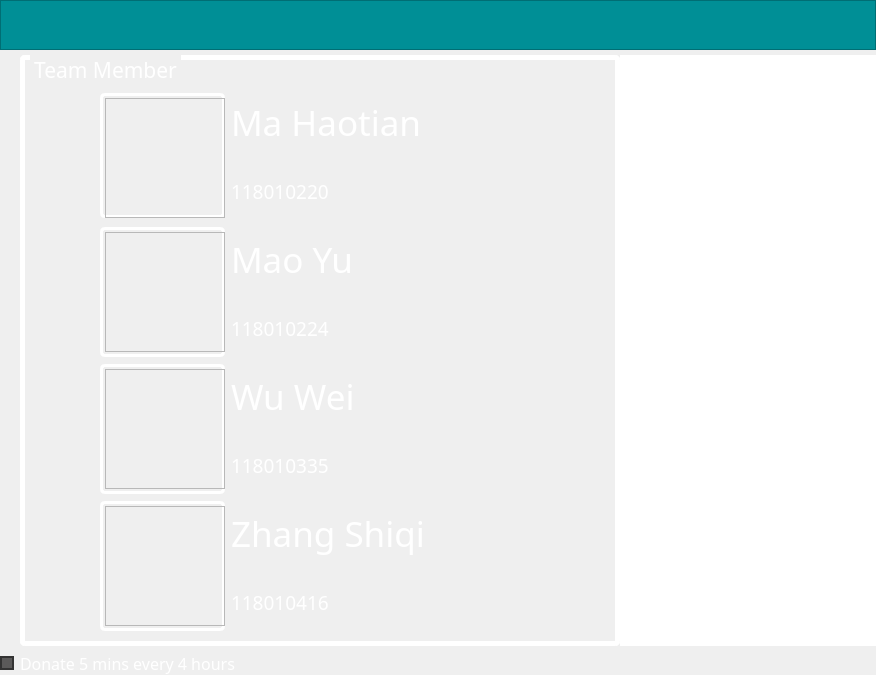
          <widget class="QWidget" name="pageHelp">
           <layout class="QVBoxLayout" name="verticalLayout_37">
            <property name="spacing">
             <number>0</number>
            </property>
            <property name="leftMargin">
             <number>0</number>
            </property>
            <property name="topMargin">
             <number>0</number>
            </property>
            <property name="rightMargin">
             <number>0</number>
            </property>
            <property name="bottomMargin">
             <number>0</number>
            </property>
            <item>
             <widget class="QFrame" name="frameMonitorBar_3">
              <property name="minimumSize">
               <size>
                <width>0</width>
                <height>50</height>
               </size>
              </property>
              <property name="maximumSize">
               <size>
                <width>16777215</width>
                <height>50</height>
               </size>
              </property>
              <property name="styleSheet">
               <string notr="true">background:#008F96;</string>
              </property>
              <property name="frameShape">
               <enum>QFrame::StyledPanel</enum>
              </property>
              <property name="frameShadow">
               <enum>QFrame::Raised</enum>
              </property>
              <layout class="QHBoxLayout" name="horizontalLayout_49">
               <property name="spacing">
                <number>0</number>
               </property>
               <property name="leftMargin">
                <number>0</number>
               </property>
               <property name="topMargin">
                <number>0</number>
               </property>
               <property name="rightMargin">
                <number>0</number>
               </property>
               <property name="bottomMargin">
                <number>0</number>
               </property>
              </layout>
             </widget>
            </item>
            <item>
             <layout class="QHBoxLayout" name="horizontalLayout_61">
              <property name="leftMargin">
               <number>20</number>
              </property>
              <property name="topMargin">
               <number>5</number>
              </property>
              <property name="bottomMargin">
               <number>5</number>
              </property>
              <item>
               <widget class="QGroupBox" name="groupBox_19">
                <property name="minimumSize">
                 <size>
                  <width>600</width>
                  <height>580</height>
                 </size>
                </property>
                <property name="font">
                 <font>
                  <family>Berlin Sans FB</family>
                  <pointsize>16</pointsize>
                 </font>
                </property>
                <property name="layoutDirection">
                 <enum>Qt::LeftToRight</enum>
                </property>
                <property name="styleSheet">
                 <string notr="true">QGroupBox::title{
	color : white;
	left: 10px;
	margin-left: 0px;
	padding: 0 1px;
}

QGroupBox{
	border-width: 5px;
	border-style: solid;
	border-color: white;
	margin-top: 0.5ex;
	border-radius: 5px;
}</string>
                </property>
                <property name="title">
                 <string>Team Member</string>
                </property>
                <layout class="QGridLayout" name="gridLayout_64">
                 <property name="leftMargin">
                  <number>0</number>
                 </property>
                 <property name="topMargin">
                  <number>30</number>
                 </property>
                 <item row="0" column="0">
                  <layout class="QVBoxLayout" name="verticalLayout_32">
                   <item>
                    <layout class="QHBoxLayout" name="horizontalLayout_57">
                     <item>
                      <widget class="QGroupBox" name="groupBox_20">
                       <property name="minimumSize">
                        <size>
                         <width>125</width>
                         <height>125</height>
                        </size>
                       </property>
                       <property name="maximumSize">
                        <size>
                         <width>125</width>
                         <height>125</height>
                        </size>
                       </property>
                       <property name="styleSheet">
                        <string notr="true">QGroupBox::title{
	color : white;
	left: 10px;
	margin-left: 0px;
	padding: 0 1px;
}

QGroupBox{
	border-width: 3px;
	border-style: solid;
	border-color: white;
	margin-top: 0.5ex;
	border-radius: 5px;
	background: rgb(0,0,0,0);
}</string>
                       </property>
                       <property name="title">
                        <string/>
                       </property>
                       <layout class="QGridLayout" name="gridLayout_65">
                        <property name="leftMargin">
                         <number>0</number>
                        </property>
                        <property name="topMargin">
                         <number>0</number>
                        </property>
                        <property name="rightMargin">
                         <number>0</number>
                        </property>
                        <property name="bottomMargin">
                         <number>0</number>
                        </property>
                        <property name="spacing">
                         <number>0</number>
                        </property>
                        <item row="0" column="0">
                         <widget class="QFrame" name="frame_48">
                          <property name="minimumSize">
                           <size>
                            <width>120</width>
                            <height>120</height>
                           </size>
                          </property>
                          <property name="maximumSize">
                           <size>
                            <width>120</width>
                            <height>130</height>
                           </size>
                          </property>
                          <property name="styleSheet">
                           <string notr="true">QFrame
{
   border-image: url(:/icons/icos/MaHaotian.jpg) 0 0 0 0 stretch stretch;
   border-width: 0px;
}</string>
                          </property>
                          <property name="frameShape">
                           <enum>QFrame::StyledPanel</enum>
                          </property>
                          <property name="frameShadow">
                           <enum>QFrame::Raised</enum>
                          </property>
                         </widget>
                        </item>
                       </layout>
                      </widget>
                     </item>
                     <item>
                      <layout class="QVBoxLayout" name="verticalLayout_33">
                       <item>
                        <widget class="QLabel" name="label_72">
                         <property name="sizePolicy">
                          <sizepolicy hsizetype="Fixed" vsizetype="Preferred">
                           <horstretch>0</horstretch>
                           <verstretch>0</verstretch>
                          </sizepolicy>
                         </property>
                         <property name="minimumSize">
                          <size>
                           <width>300</width>
                           <height>65</height>
                          </size>
                         </property>
                         <property name="font">
                          <font>
                           <family>Berlin Sans FB</family>
                           <pointsize>26</pointsize>
                          </font>
                         </property>
                         <property name="styleSheet">
                          <string notr="true">color : white;</string>
                         </property>
                         <property name="text">
                          <string>Ma Haotian</string>
                         </property>
                        </widget>
                       </item>
                       <item>
                        <widget class="QLabel" name="label_73">
                         <property name="sizePolicy">
                          <sizepolicy hsizetype="Fixed" vsizetype="Preferred">
                           <horstretch>0</horstretch>
                           <verstretch>0</verstretch>
                          </sizepolicy>
                         </property>
                         <property name="minimumSize">
                          <size>
                           <width>100</width>
                           <height>60</height>
                          </size>
                         </property>
                         <property name="font">
                          <font>
                           <family>Berlin Sans FB</family>
                           <pointsize>14</pointsize>
                          </font>
                         </property>
                         <property name="styleSheet">
                          <string notr="true">color : white;</string>
                         </property>
                         <property name="text">
                          <string>118010220</string>
                         </property>
                        </widget>
                       </item>
                      </layout>
                     </item>
                    </layout>
                   </item>
                   <item>
                    <layout class="QHBoxLayout" name="horizontalLayout_58">
                     <item>
                      <widget class="QGroupBox" name="groupBox_21">
                       <property name="minimumSize">
                        <size>
                         <width>125</width>
                         <height>125</height>
                        </size>
                       </property>
                       <property name="maximumSize">
                        <size>
                         <width>125</width>
                         <height>130</height>
                        </size>
                       </property>
                       <property name="styleSheet">
                        <string notr="true">QGroupBox::title{
	color : white;
	left: 10px;
	margin-left: 0px;
	padding: 0 1px;
}

QGroupBox{
	border-width: 3px;
	border-style: solid;
	border-color: white;
	margin-top: 0.5ex;
	border-radius: 5px;
	background: rgb(0,0,0,0);
}</string>
                       </property>
                       <property name="title">
                        <string/>
                       </property>
                       <layout class="QGridLayout" name="gridLayout_66">
                        <property name="leftMargin">
                         <number>0</number>
                        </property>
                        <property name="topMargin">
                         <number>0</number>
                        </property>
                        <property name="rightMargin">
                         <number>0</number>
                        </property>
                        <property name="bottomMargin">
                         <number>0</number>
                        </property>
                        <property name="spacing">
                         <number>0</number>
                        </property>
                        <item row="0" column="0">
                         <widget class="QFrame" name="frame_49">
                          <property name="minimumSize">
                           <size>
                            <width>120</width>
                            <height>120</height>
                           </size>
                          </property>
                          <property name="styleSheet">
                           <string notr="true">QFrame
{
   border-image: url(:/icons/icos/MaoYu.jpg) 0 0 0 0 stretch stretch;
   border-width: 0px;
}</string>
                          </property>
                          <property name="frameShape">
                           <enum>QFrame::StyledPanel</enum>
                          </property>
                          <property name="frameShadow">
                           <enum>QFrame::Raised</enum>
                          </property>
                         </widget>
                        </item>
                       </layout>
                      </widget>
                     </item>
                     <item>
                      <layout class="QVBoxLayout" name="verticalLayout_34">
                       <item>
                        <widget class="QLabel" name="label_74">
                         <property name="sizePolicy">
                          <sizepolicy hsizetype="Fixed" vsizetype="Preferred">
                           <horstretch>0</horstretch>
                           <verstretch>0</verstretch>
                          </sizepolicy>
                         </property>
                         <property name="minimumSize">
                          <size>
                           <width>300</width>
                           <height>65</height>
                          </size>
                         </property>
                         <property name="font">
                          <font>
                           <family>Berlin Sans FB</family>
                           <pointsize>26</pointsize>
                          </font>
                         </property>
                         <property name="styleSheet">
                          <string notr="true">color : white;</string>
                         </property>
                         <property name="text">
                          <string>Mao Yu</string>
                         </property>
                        </widget>
                       </item>
                       <item>
                        <widget class="QLabel" name="label_75">
                         <property name="sizePolicy">
                          <sizepolicy hsizetype="Fixed" vsizetype="Preferred">
                           <horstretch>0</horstretch>
                           <verstretch>0</verstretch>
                          </sizepolicy>
                         </property>
                         <property name="minimumSize">
                          <size>
                           <width>100</width>
                           <height>60</height>
                          </size>
                         </property>
                         <property name="font">
                          <font>
                           <family>Berlin Sans FB</family>
                           <pointsize>14</pointsize>
                          </font>
                         </property>
                         <property name="styleSheet">
                          <string notr="true">color : white;</string>
                         </property>
                         <property name="text">
                          <string>118010224</string>
                         </property>
                        </widget>
                       </item>
                      </layout>
                     </item>
                    </layout>
                   </item>
                   <item>
                    <layout class="QHBoxLayout" name="horizontalLayout_59">
                     <item>
                      <widget class="QGroupBox" name="groupBox_22">
                       <property name="minimumSize">
                        <size>
                         <width>125</width>
                         <height>125</height>
                        </size>
                       </property>
                       <property name="maximumSize">
                        <size>
                         <width>125</width>
                         <height>130</height>
                        </size>
                       </property>
                       <property name="styleSheet">
                        <string notr="true">QGroupBox::title{
	color : white;
	left: 10px;
	margin-left: 0px;
	padding: 0 1px;
}

QGroupBox{
	border-width: 3px;
	border-style: solid;
	border-color: white;
	margin-top: 0.5ex;
	border-radius: 5px;
	background: rgb(0,0,0,0);
}</string>
                       </property>
                       <property name="title">
                        <string/>
                       </property>
                       <layout class="QGridLayout" name="gridLayout_67">
                        <property name="leftMargin">
                         <number>0</number>
                        </property>
                        <property name="topMargin">
                         <number>0</number>
                        </property>
                        <property name="rightMargin">
                         <number>0</number>
                        </property>
                        <property name="bottomMargin">
                         <number>0</number>
                        </property>
                        <property name="spacing">
                         <number>0</number>
                        </property>
                        <item row="0" column="0">
                         <widget class="QFrame" name="frame_50">
                          <property name="minimumSize">
                           <size>
                            <width>120</width>
                            <height>120</height>
                           </size>
                          </property>
                          <property name="styleSheet">
                           <string notr="true">QFrame
{
   border-image: url(:/icons/icos/WuWei.jpg) 0 0 0 0 stretch stretch;
   border-width: 0px;
}</string>
                          </property>
                          <property name="frameShape">
                           <enum>QFrame::StyledPanel</enum>
                          </property>
                          <property name="frameShadow">
                           <enum>QFrame::Raised</enum>
                          </property>
                         </widget>
                        </item>
                       </layout>
                      </widget>
                     </item>
                     <item>
                      <layout class="QVBoxLayout" name="verticalLayout_35">
                       <item>
                        <widget class="QLabel" name="label_76">
                         <property name="sizePolicy">
                          <sizepolicy hsizetype="Fixed" vsizetype="Preferred">
                           <horstretch>0</horstretch>
                           <verstretch>0</verstretch>
                          </sizepolicy>
                         </property>
                         <property name="minimumSize">
                          <size>
                           <width>300</width>
                           <height>65</height>
                          </size>
                         </property>
                         <property name="font">
                          <font>
                           <family>Berlin Sans FB</family>
                           <pointsize>26</pointsize>
                          </font>
                         </property>
                         <property name="styleSheet">
                          <string notr="true">color : white;</string>
                         </property>
                         <property name="text">
                          <string>Wu Wei</string>
                         </property>
                        </widget>
                       </item>
                       <item>
                        <widget class="QLabel" name="label_77">
                         <property name="sizePolicy">
                          <sizepolicy hsizetype="Fixed" vsizetype="Preferred">
                           <horstretch>0</horstretch>
                           <verstretch>0</verstretch>
                          </sizepolicy>
                         </property>
                         <property name="minimumSize">
                          <size>
                           <width>100</width>
                           <height>60</height>
                          </size>
                         </property>
                         <property name="font">
                          <font>
                           <family>Berlin Sans FB</family>
                           <pointsize>14</pointsize>
                          </font>
                         </property>
                         <property name="styleSheet">
                          <string notr="true">color : white;</string>
                         </property>
                         <property name="text">
                          <string>118010335</string>
                         </property>
                        </widget>
                       </item>
                      </layout>
                     </item>
                    </layout>
                   </item>
                   <item>
                    <layout class="QHBoxLayout" name="horizontalLayout_60">
                     <item>
                      <widget class="QGroupBox" name="groupBox_23">
                       <property name="minimumSize">
                        <size>
                         <width>125</width>
                         <height>125</height>
                        </size>
                       </property>
                       <property name="maximumSize">
                        <size>
                         <width>125</width>
                         <height>130</height>
                        </size>
                       </property>
                       <property name="styleSheet">
                        <string notr="true">QGroupBox::title{
	color : white;
	left: 10px;
	margin-left: 0px;
	padding: 0 1px;
}

QGroupBox{
	border-width: 3px;
	border-style: solid;
	border-color: white;
	margin-top: 0.5ex;
	border-radius: 5px;
	background: rgb(0,0,0,0);
}</string>
                       </property>
                       <property name="title">
                        <string/>
                       </property>
                       <layout class="QGridLayout" name="gridLayout_68">
                        <property name="leftMargin">
                         <number>0</number>
                        </property>
                        <property name="topMargin">
                         <number>0</number>
                        </property>
                        <property name="rightMargin">
                         <number>0</number>
                        </property>
                        <property name="bottomMargin">
                         <number>0</number>
                        </property>
                        <property name="spacing">
                         <number>0</number>
                        </property>
                        <item row="0" column="0">
                         <widget class="QFrame" name="frame_51">
                          <property name="minimumSize">
                           <size>
                            <width>120</width>
                            <height>120</height>
                           </size>
                          </property>
                          <property name="styleSheet">
                           <string notr="true">QFrame
{
   border-image: url(:/icons/icos/ZhangShiqi.jpg) 0 0 0 0 stretch stretch;
   border-width: 0px;
}</string>
                          </property>
                          <property name="frameShape">
                           <enum>QFrame::StyledPanel</enum>
                          </property>
                          <property name="frameShadow">
                           <enum>QFrame::Raised</enum>
                          </property>
                         </widget>
                        </item>
                       </layout>
                      </widget>
                     </item>
                     <item>
                      <layout class="QVBoxLayout" name="verticalLayout_36">
                       <item>
                        <widget class="QLabel" name="label_78">
                         <property name="sizePolicy">
                          <sizepolicy hsizetype="Fixed" vsizetype="Preferred">
                           <horstretch>0</horstretch>
                           <verstretch>0</verstretch>
                          </sizepolicy>
                         </property>
                         <property name="minimumSize">
                          <size>
                           <width>300</width>
                           <height>65</height>
                          </size>
                         </property>
                         <property name="font">
                          <font>
                           <family>Berlin Sans FB</family>
                           <pointsize>26</pointsize>
                          </font>
                         </property>
                         <property name="styleSheet">
                          <string notr="true">color : white;</string>
                         </property>
                         <property name="text">
                          <string>Zhang Shiqi</string>
                         </property>
                        </widget>
                       </item>
                       <item>
                        <widget class="QLabel" name="label_79">
                         <property name="sizePolicy">
                          <sizepolicy hsizetype="Fixed" vsizetype="Preferred">
                           <horstretch>0</horstretch>
                           <verstretch>0</verstretch>
                          </sizepolicy>
                         </property>
                         <property name="minimumSize">
                          <size>
                           <width>100</width>
                           <height>60</height>
                          </size>
                         </property>
                         <property name="font">
                          <font>
                           <family>Berlin Sans FB</family>
                           <pointsize>14</pointsize>
                          </font>
                         </property>
                         <property name="styleSheet">
                          <string notr="true">color : white;</string>
                         </property>
                         <property name="text">
                          <string>118010416</string>
                         </property>
                        </widget>
                       </item>
                      </layout>
                     </item>
                    </layout>
                   </item>
                  </layout>
                 </item>
                </layout>
               </widget>
              </item>
              <item>
               <widget class="QPlainTextEdit" name="plainTextEditHelpPage">
                <property name="font">
                 <font>
                  <family>Berlin Sans FB</family>
                  <pointsize>16</pointsize>
                 </font>
                </property>
                <property name="styleSheet">
                 <string notr="true">QPlainTextEdit{
	position:center;
	color:white;
}
 QScrollBar:horizontal
 {
     height: 15px;
     margin: 3px 15px 3px 15px;
     border: 1px transparent #2A2929;
     border-radius: 4px;
     background-color: rgb(0, 143, 150);
 }

 QScrollBar::handle:horizontal
 {
     background-color: rgb(51,51,51,220);
     min-width: 5px;
     border-radius: 4px;
 }

 QScrollBar::add-line:horizontal
 {
     margin: 0px 3px 0px 3px;
     border-image: url(:/qss_icons/rc/right_arrow_disabled.png);
     width: 10px;
     height: 10px;
     subcontrol-position: right;
     subcontrol-origin: margin;
 }

 QScrollBar::sub-line:horizontal
 {
     margin: 0px 3px 0px 3px;
     border-image: url(:/qss_icons/rc/left_arrow_disabled.png);
     height: 10px;
     width: 10px;
     subcontrol-position: left;
     subcontrol-origin: margin;
 }

 QScrollBar::add-line:horizontal:hover,QScrollBar::add-line:horizontal:on
 {
     border-image: url(:/qss_icons/rc/right_arrow.png);
     height: 10px;
     width: 10px;
     subcontrol-position: right;
     subcontrol-origin: margin;
 }


 QScrollBar::sub-line:horizontal:hover, QScrollBar::sub-line:horizontal:on
 {
     border-image: url(:/qss_icons/rc/left_arrow.png);
     height: 10px;
     width: 10px;
     subcontrol-position: left;
     subcontrol-origin: margin;
 }

 QScrollBar::up-arrow:horizontal, QScrollBar::down-arrow:horizontal
 {
     background: none;
 }


 QScrollBar::add-page:horizontal, QScrollBar::sub-page:horizontal
 {
     background: none;
 }

 QScrollBar:vertical
 {
     background:rgb(0, 143, 150);
     width: 15px;
     margin: 15px 3px 15px 3px;
     border: 1px transparent #2A2929;
     border-radius: 4px;
 }

 QScrollBar::handle:vertical
 {
     background-color: rgb(51,51,51,220);
     min-height: 5px;
     border-radius: 4px;
 }

 QScrollBar::sub-line:vertical
 {
     margin: 3px 0px 3px 0px;
     border-image: url(:/qss_icons/rc/up_arrow_disabled.png);
     height: 10px;
     width: 10px;
     subcontrol-position: top;
     subcontrol-origin: margin;
 }

 QScrollBar::add-line:vertical
 {
     margin: 3px 0px 3px 0px;
     border-image: url(:/qss_icons/rc/down_arrow_disabled.png);
     height: 10px;
     width: 10px;
     subcontrol-position: bottom;
     subcontrol-origin: margin;
 }

 QScrollBar::sub-line:vertical:hover,QScrollBar::sub-line:vertical:on
 {

     border-image: url(:/qss_icons/rc/up_arrow.png);
     height: 10px;
     width: 10px;
     subcontrol-position: top;
     subcontrol-origin: margin;
 }


 QScrollBar::add-line:vertical:hover, QScrollBar::add-line:vertical:on
 {
     border-image: url(:/qss_icons/rc/down_arrow.png);
     height: 10px;
     width: 10px;
     subcontrol-position: bottom;
     subcontrol-origin: margin;
 }

 QScrollBar::up-arrow:vertical, QScrollBar::down-arrow:vertical
 {
     background: none;
 }


 QScrollBar::add-page:vertical, QScrollBar::sub-page:vertical
 {
     background: none;
 }</string>
                </property>
                <property name="frameShape">
                 <enum>QFrame::NoFrame</enum>
                </property>
                <property name="lineWidth">
                 <number>0</number>
                </property>
                <property name="readOnly">
                 <bool>true</bool>
                </property>
                <property name="plainText">
                 <string/>
                </property>
               </widget>
              </item>
             </layout>
            </item>
            <item>
             <widget class="QCheckBox" name="checkBoxHelpPage">
              <property name="font">
               <font>
                <family>Berlin Sans FB</family>
                <pointsize>12</pointsize>
               </font>
              </property>
              <property name="styleSheet">
               <string notr="true">QCheckBox {
    color:rgb(255,255,255);
}

QCheckBox::indicator {
    width: 10px;
    height: 10px;
}

QCheckBox::indicator:unchecked {
    border:2px solid rgb(51,51,51);
	background:rgb(91,90,90);
}

QCheckBox::indicator:unchecked:pressed {
	border:2px solid rgb(51,51,51);
   	background:rgb(0,143,170);
}

QCheckBox::indicator:checked {
	background-color:rgb(0,143,170);
    border: 2px solid rgb(51,51,51);
}

QCheckBox::indicator:checked:pressed {
    border:2px solid rgb(51,51,51);
	background:rgb(91,90,90);
}

</string>
              </property>
              <property name="text">
               <string>Donate 5 mins every 4 hours</string>
              </property>
             </widget>
            </item>
           </layout>
          </widget>
